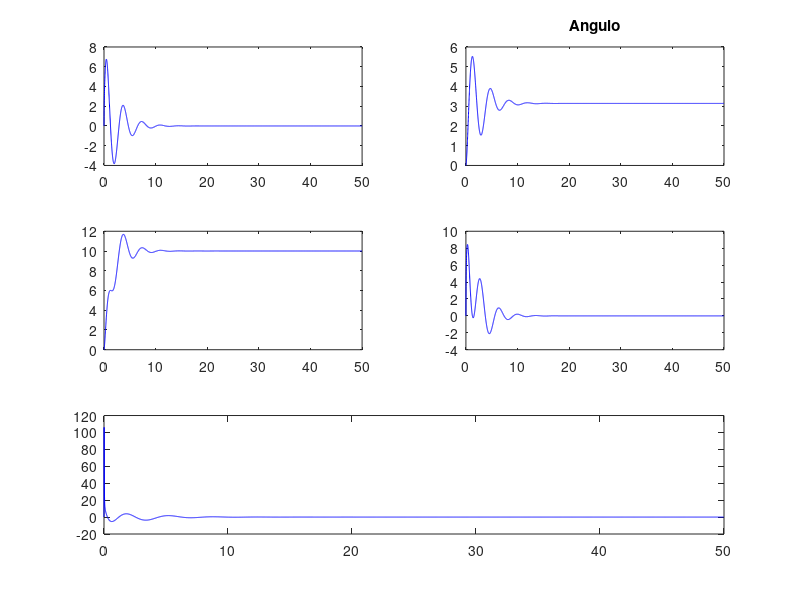
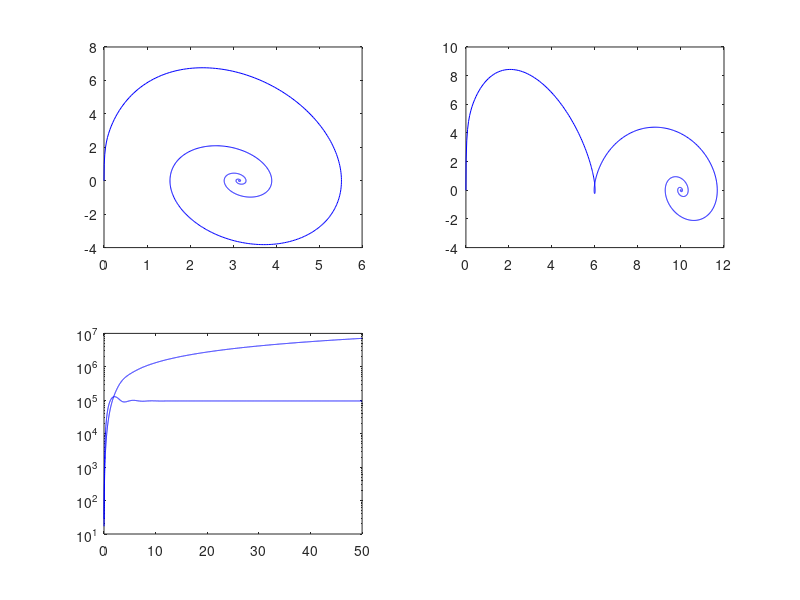

Reproduce these figures in MATLAB, in order.
%------------------------------------------------------------------------------------------------------
clc;clear all;close all;
m=.1;Fricc=0.1; long=2.6;g=9.8;M=.5;
%TIEMPOS: de muestreo, de simulación, de Euler y su integración
Ts=0.01;KMAX=5000-1;Veces_Euler=100;h=Ts/Veces_Euler;t_d=(0:KMAX)*Ts;
TamanioFuente=12;

%Referencias
ref1=10;ref2=pi;

%Condiciones iniciales
alfa(1)=pi*0; color_='r';

%Versión linealizada en el equilibrio estable
Mat_Ac=[0 1 0 0;0 -Fricc/M -m*g/M 0; 0 0 0 1; 0 -Fricc/(long*M) -(g*(m+M)/(long*M)) 0];
Mat_Bc=[0; 1/M; 0; 1/(long*M)];

%Versión linealizada en el equilibrio inestable
% Mat_Ac=[0 1 0 0;0 -Fricc/M -m*g/M 0; 0 0 0 1; 0 Fricc/(long*M) g*(m+M)/(long*M) 0];
% Mat_Bc=[0; 1/M; 0; -1/(long*M)];

Mat_C=[1 0 0 0;0 0 1 0];% Dos variables observables angulo y posicion

%Punto de linealizacion
x_op=[0; 0; pi; 0];

I=eye(4);
%Matriz A y B discretas
H=[0;0;0;0];d_tao=Ts/100;tao=0;
for hh=1:100
    dH=expm(Mat_Ac*tao)*Mat_Bc*d_tao;
    H=H+dH;
    tao=tao+d_tao;
end
Mat_B=H;
Mat_A=expm(Mat_Ac*Ts);

% sys_c=ss(Mat_Ac,Mat_Bc,Mat_C,0);
% sys_d=c2d(sys_c,Ts,'zoh');
% A = sys_d.A;
% B = sys_d.B;

%Matrices Ampliadas
Mat_Aa=[Mat_A,zeros(4,1);-Mat_C(1,:)*Mat_A, 1];
Mat_Ba=[Mat_B;-Mat_C(1,:)*Mat_B];
Mat_Ma=[Mat_Ba Mat_Aa*Mat_Ba Mat_Aa^2*Mat_Ba Mat_Aa^3*Mat_Ba Mat_Aa^4*Mat_Ba];%Matriz Controlabilidad
rango=rank(Mat_Ma);% verifico controlabilidad

%Funcional de costos( Q = velocidad de x->ref ; R = magnitud de acc)
Qc=diag([1e0 1e0 1e1 1e0 1e-3 ]); R=1e-3; %Ts=0.01;

%Contrucción del Hamiltoniano para el cálculo del controlador
H= inv([eye(5) Mat_Ba*inv(R)*Mat_Ba'; zeros(5) Mat_Aa'])*[Mat_Aa zeros(5);-Qc eye(5)];

[V,D]=eig(H);MX1X2=[]; %Puede que MX1X2 no sea cuadrada por los valores de Q !!!
for ii=1:10
    if abs(D(ii,ii))<1
        MX1X2=[MX1X2 V(:,ii)];
    end
end
MX1=MX1X2(1:5,:); MX2=MX1X2(6:10,:);
Pc=real(MX2*inv(MX1));
Ka= inv(R)*Mat_Ba'*Pc;
% K=Ka(1:4);KI=-Ka(5);

% 
[Ka,Pc] = dlqr(Mat_Aa,Mat_Ba,Qc,R);



aut_controlador=abs(eig(Mat_Aa-Mat_Ba*Ka))
%  break
%Cálculo del Observador de estados
Mat_Adual=Mat_A';
Mat_Bdual=Mat_C';
Mat_Cdual=Mat_B';
Mat_Qobs=[Mat_C;Mat_C*Mat_A;Mat_C*Mat_A^2;Mat_C*Mat_A^3];
rango_matriz_obs=rank(Mat_Qobs);
Qobs=diag([1 1 1e0 1]);Ro=diag([1e2 1e1]);

%Contrucción del Hamiltoniano para el cálculo del Observador
Ho=inv([eye(4) Mat_Bdual*inv(Ro)*Mat_Bdual'; zeros(4) Mat_Adual'])*[Mat_Adual zeros(4);-Qobs eye(4)];
[Vo,Do]=eig(Ho);MX1X2=[];
for ii=1:8
    if abs(Do(ii,ii))<1
        MX1X2=[MX1X2 Vo(:,ii)];
    end
end
MX1o=MX1X2(1:4,:); MX2o=MX1X2(5:8,:);
Po=real(MX2o*inv(MX1o));
Kobs=(inv(Ro+Mat_Bdual'*Po*Mat_Bdual)*Mat_Bdual'*Po*Mat_Adual)';
p_observador=abs(eig(Mat_A-Kobs*Mat_C)); %Verifica polos de observabilidad

%Condiciones iniciales para simulacion
t=0; x=[0;0;alfa(1);0];x_hat=[0;0;0;0];
p(1)=x(1); p_p(1)=x(2); alfa(1)=x(3); omega(1)=x(4);ve1(1)=0;ve2(1)=0;
p_(1)=0;p_p_(1)=0;alfa_(1)=0;omega_(1)=0; u_k(1)=0;
V_L=[x;0]'*Pc*[x;0];x_hat=[0;0;0;0];Jl=0;Jmin_L=V_L;%e1=0;e2=0;
flag=0; ref1=10;
for ki=2:KMAX
    t=[t (ki-1)*Ts];
    Y_=Mat_C*(x-x_op); %Se mide ACÁ
    e1=ref1-Y_(1); e2=ref2-Y_(2);
    V_L=[V_L [x;ve1(ki-1)]'*Pc*[x;ve1(ki-1)]];
    ve1(ki)=ve1(ki-1)+e1;    
%     if ki>KMAX/2 %El carro vuelve
%         if (flag==0)
%             ref1=0;
%             m=m*10;
%             flag=1;
%         end
%     end    
    ve2(ki)=ve2(ki-1)+e2;
    u= -Ka* [x_hat-x_op; ve1(ki)];color='b';%Estado ampliado observador
%     u=-Ka*[(x-x_op);ve1(ki)];cotlor='r';%Estado ampliado sin observador    
    %Alinealidad
%     if -.25<u && u<.25
%         u=0;
%     else
%         u=u;
%     end    
    x = (Mat_A*(x-x_op) + Mat_B*u)+x_op; %Faltaba sumarle a x(k+1) el x de OPERACION
    Jl=[Jl Jl(ki-1)+[x;ve1(ki)]'*Qc*[x;ve1(ki)]+u'*R*u];
    y_hat=Mat_C*(x_hat-x_op);
    x_hat=Mat_A*(x_hat-x_op) + Mat_B*u + Kobs*(Y_-y_hat) + x_op;%Se actualiza acá
    
    p(ki)=x(1);
    p_p(ki)=x(2);
    alfa(ki)=x(3);
    omega(ki)=x(4);
    %Valores Observados
    p_(ki)=x(1);
    p_p_(ki)=x(2);
    alfa_(ki)=x(3);
    omega_(ki)=x(4);
    u_k(ki)=u;
end
Jl=[Jl Jl(ki-1)+[x;ve1(ki)]'*Qc*[x;ve1(ki)]+u'*R*u];
V_L=[V_L [x;ve1(ki-1)]'*Pc*[x;ve1(ki-1)]];u=u_k;
figure(1);hold on;
subplot(3,2,1);plot(t,omega,color); plot(t,omega_,color);
subplot(3,2,2);plot(t,alfa,color);plot(t,alfa_,color);title('Angulo');
subplot(3,2,3); plot(t,p,color); plot(t,p_,color);
subplot(3,2,4);plot(t,p_p,color); plot(t,p_p_,color);
subplot(3,1,3);plot(t,u,color);
figure(2);hold on;
subplot(2,2,1);plot(alfa,omega,color); subplot(2,2,2);plot(p,p_p,color);
subplot(2,2,3); semilogy(t_d,Jl,color);hold on; semilogy(t_d,Jmin_L*ones(size(Jl)),color);
semilogy(t_d,V_L,color);

% %Verificación de la solución con el modelo no lineal en tiempo continuo.
% T=t(ki);x=[0;0;alfa(1);0];
% p=x(1); p_p=x(2); alfa=x(3); omega=x(4); tita_pp(1)=0;p_pp(1)=0;
% u=[];
% x_hat=[0;0;0;0];y=Mat_C*x;y_hat=0;ve1(1)=0;ve2(1)=0;alfa_(1)=alfa(1);
% Jn=0;V_NL=[x;0;0]'*Pc*[x;0;0];Jmin_NL=V_NL;i=1;
% for ki=2:KMAX+1
%  V_NL=[V_NL [x;ve1(ki-1);ve2(ki-1)]'*Pc*[x;ve1(ki-1);ve2(ki-1)]];
%  Y_=Mat_C*x;
%  ve1(ki)=ve1(ki-1)+ref1-Y_(1);
%  ve2(ki)=ve2(ki-1)+ref2-Y_(2);%No es necesario. Ya que no es Observable.
%  u1(ki)=-Ka*[x_hat;ve1(ki);ve2(ki)];
%  for kii=1:Veces_Euler % Tiene relacion h con Ts
%  u(i)=u1(ki);
% %   if ki>KMAX/2
% %      ref1=0;
% %      m=m*10;
% %  end
%  p_pp=(1/(M+m))*(u(i)-m*long*tita_pp*cos(alfa(i))+m*long*omega(i)^2*sin(alfa(i))- Fricc*p_p(i));
%  tita_pp=(1/long)*(g*sin(alfa(i))-p_pp*cos(alfa(i)));
%  p_p(i+1)=p_p(i)+h*p_pp;
%  p(i+1)=p(i)+h*p_p(i+1);
%  omega(i+1)=omega(i)+h*tita_pp;
%  alfa(i+1)=alfa(i)+h*omega(i+1);
%  alfa_(i)=x_hat(3);
%  i=i+1;
%  end
%  x=[p(i-1); p_p(i-1); alfa(i-1); omega(i-1)]; %Acá está x(k+1)
%  x_hat=Mat_A*x_hat+Mat_B*u1(ki)+Kobs*(Y_-y_hat);
%  y_hat=Mat_C*x_hat;
%  Jn=[Jn Jn(ki-1)+[x;ve1(ki);ve2(ki)]'*Qc*[x;ve1(ki);ve2(ki)]+u1(ki)'*R*u1(ki)];
% end

% u(i)=u1(ki);t=(1:i)*h;
% figure(1);hold on;
% subplot(3,2,1);plot(t,alfa,color);grid on;title('\phi_t','FontSize',TamanioFuente);hold on;
% subplot(3,2,2);plot(t,omega,color);grid on;
% title('$\dot{\phi_t}$','Interpreter','latex','FontSize',TamanioFuente);hold on;
% subplot(3,2,3); plot(t,p,color);grid on;title('\delta_t','FontSize',TamanioFuente);hold on;
% subplot(3,2,4);plot(t,p_p,color);grid on;title('$\dot{\delta_t}$','Interpreter','latex','FontSize',TamanioFuente);hold on;
% subplot(3,1,3);plot(t,u,color);grid on;title('Acción de control','FontSize',TamanioFuente);xlabel('Tiempo en Seg.','FontSize',TamanioFuente);hold on;

% figure(2);hold on;
% subplot(2,2,1);plot(alfa,omega,color);grid on;
% xlabel('\phi_t','FontSize',TamanioFuente);
% ylabel('$\dot{\phi_t}$','Interpreter','latex','Rotation',0,'FontSize',TamanioFuente);hold on;
% subplot(2,2,2);plot(p,p_p,color);grid on;xlabel('Posición carro','FontSize',TamanioFuente);hold on;
% ylabel('$\dot{\delta_t}$','Interpreter','latex','Rotation',0,'FontSize',TamanioFuente);hold on;
% xlabel('\delta_t','FontSize',TamanioFuente);
% subplot(2,2,3);
% semilogy(t_d,Jl,color);hold on;%grid on;
% semilogy(t_d,Jmin_L*ones(size(Jl)),color); semilogy(t_d,V_L,color);
% title('Modelo lineal','FontSize',TamanioFuente);xlabel('Tiempo en Seg.','FontSize',TamanioFuente);
% ylabel('Funcionales J y V','FontSize',TamanioFuente);
% set(gca,'fontsize',TamanioFuente);
% subplot(2,2,4);
% semilogy(t_d,Jn,colorc);grid on;title('Modelo no lineal','FontSize',TamanioFuente);
% xlabel('Tiempo en Seg.','FontSize',TamanioFuente);ylabel('Funcionales J y V','FontSize',TamanioFuente);hold on;
% semilogy(t_d,Jmin_NL*ones(size(Jn)),colorc);
% semilogy(t_d,V_NL,colorc);
% set(gca,'fontsize',TamanioFuente);
